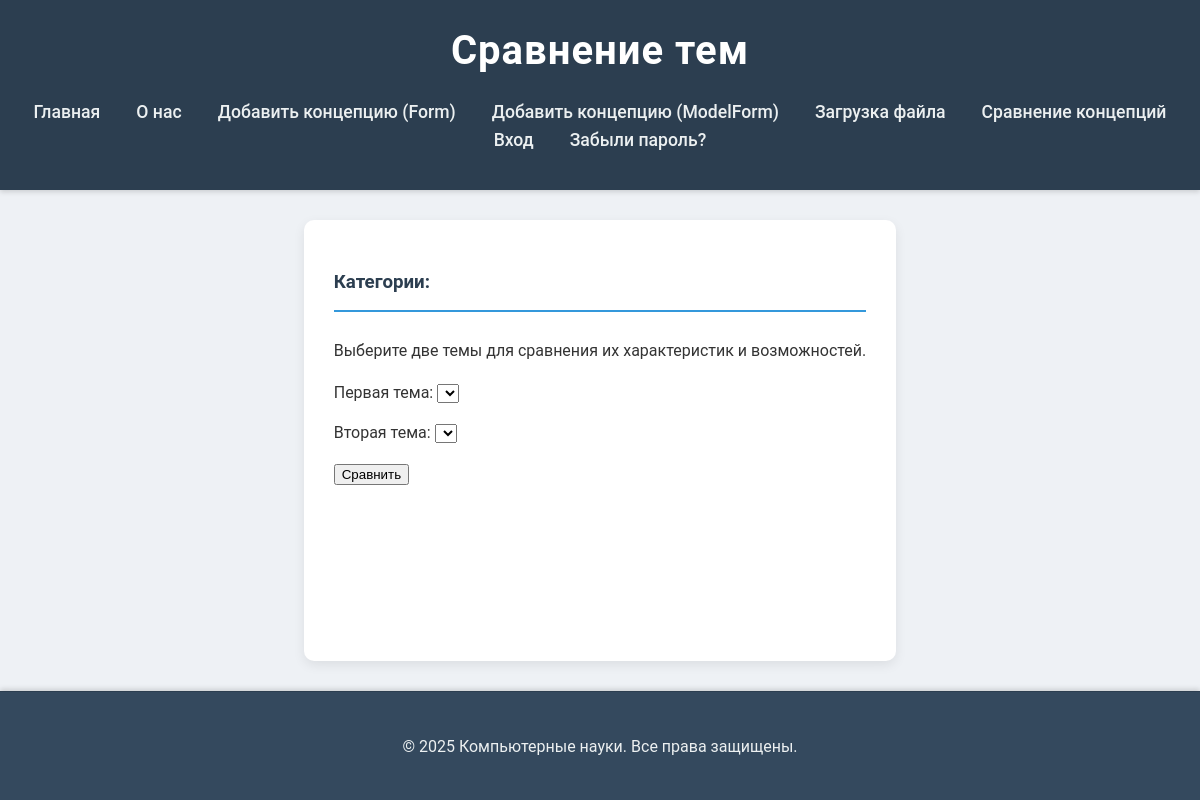
The app's page /compare/, older data.
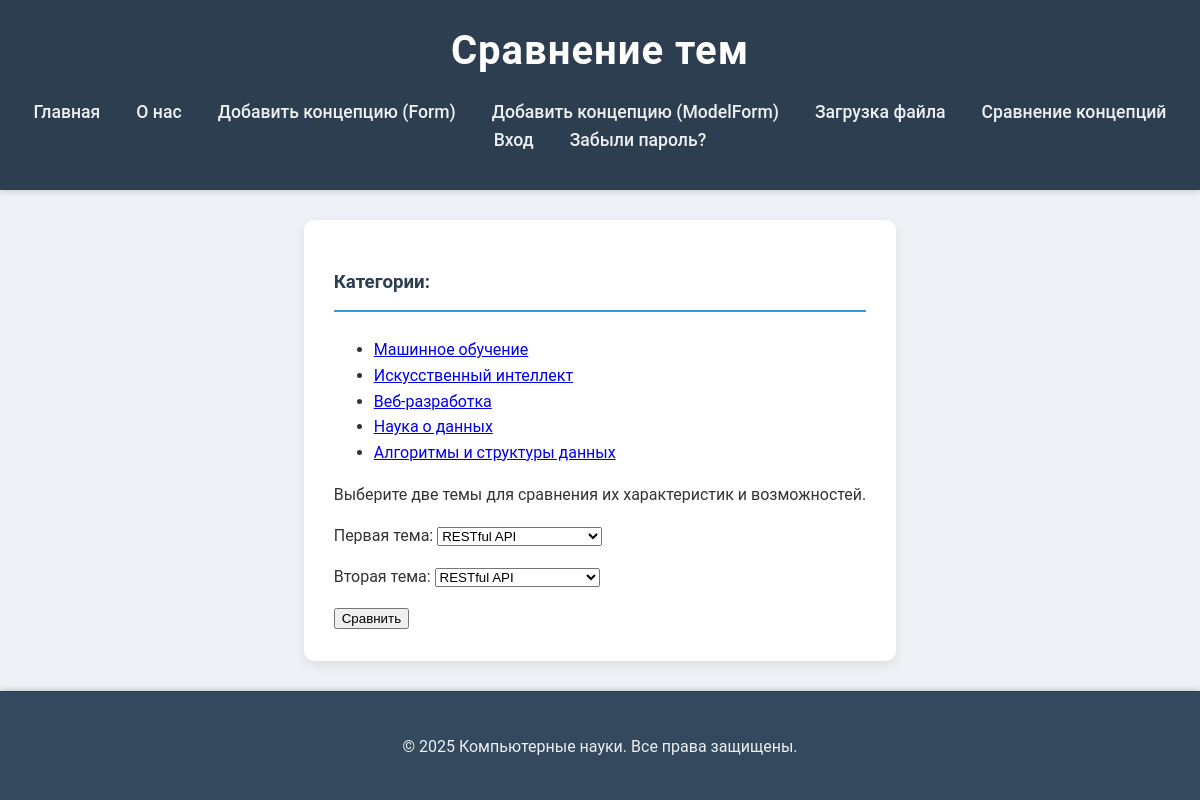
The same page, newer data.
### cs/models.py (models this page shows, shortened)
class FieldOfStudy(models.Model):
    name = models.CharField(max_length=255, verbose_name="Область науки")
    slug = models.SlugField(max_length=255, unique=True, db_index=True, verbose_name="URL")
    description = models.TextField(blank=True, verbose_name="Описание области")
    class Meta:
        verbose_name = "Область науки"
        verbose_name_plural = "Области науки"

### cs/views.py (the view)
# urls.py: path('compare/', CompareConceptsView.as_view(), name='compare'),
class CompareConceptsView(DataMixin, TemplateView):
    template_name = 'cs/compare.html'
    title = 'Сравнение концепций'
    def get_context_data(self, **kwargs):
        context = super().get_context_data(**kwargs)
        concepts = ComputerScienceConcept.published.all()
        context['concepts'] = concepts
        concept1_slug = self.request.GET.get('concept1')
        concept2_slug = self.request.GET.get('concept2')
        context['concept1_slug'] = concept1_slug
        context['concept2_slug'] = concept2_slug
        concept1 = None
        concept2 = None
        if concept1_slug:
            try:
                concept1 = ComputerScienceConcept.published.get(slug=concept1_slug)
            except ComputerScienceConcept.DoesNotExist:
                pass
        if concept2_slug:
            try:
                concept2 = ComputerScienceConcept.published.get(slug=concept2_slug)
            except ComputerScienceConcept.DoesNotExist:
                pass
        context['concept1'] = concept1
        context['concept2'] = concept2
        return context

### cs/models.py (called while the page is built)
    def get_queryset(self):
        return super().get_queryset().filter(is_published=ComputerScienceConcept.Status.PUBLISHED)

### cs/templatetags/cs_tags.py (called while the page is built)
@register.simple_tag()
def get_categories():
    return FieldOfStudy.objects.all() # Возвращаем все объекты FieldOfStudy

### cs/utils.py (called while the page is built, shortened)
    def get_context_data(self, *, object_list=None, **kwargs):
        context = super().get_context_data(object_list=object_list, **kwargs)
        context['menu'] = MENU
        if self.title:
            context['title'] = self.title
        paginator = context.get('paginator')
        page_obj = context.get('page_obj')
        return context

### cs/templates/cs/compare.html (shortened to what this page needs)
{% extends 'cs/base.html' %}
{% block heading %}Сравнение тем{% endblock %}
{% block content %}
  <p>Выберите две темы для сравнения их характеристик и возможностей.</p>
  <form method="get" action=".">
    <div style="margin-bottom: 15px;">
      <label for="concept1">Первая тема:</label>
      <select name="concept1" id="concept1">
        {% for concept in concepts %}
          <option value="{{ concept.slug }}" {% if concept1_slug == concept.slug %}selected{% endif %}>{{ concept.title }}</option>
        {% endfor %}
      </select>
    </div>
    <div style="margin-bottom: 15px;">
      <label for="concept2">Вторая тема:</label>
      <select name="concept2" id="concept2">
        {% for concept in concepts %}
          <option value="{{ concept.slug }}" {% if concept2_slug == concept.slug %}selected{% endif %}>{{ concept.title }}</option>
        {% endfor %}
      </select>
    </div>
    <button type="submit">Сравнить</button>
  </form>
{% endblock %}

### cs/templates/cs/base.html (shortened to what this page needs)
{% load static %}
{% load cs_tags %}
<!DOCTYPE html>
<html lang="ru">
<head>
  <link rel="stylesheet" href="{% static 'cs/css/styles.css' %}">
</head>
<body>
  <header>
    <h1>{% block heading %}Компьютерные науки{% endblock %}</h1>
    <nav>
      <ul>
        <li><a href="{% url 'cs:home' %}">Главная</a></li>
        <li><a href="{% url 'cs:about' %}">О нас</a></li>
        <li><a href="{% url 'cs:add_concept_custom' %}">Добавить концепцию (Form)</a></li>
        <li><a href="{% url 'cs:add_concept_model' %}">Добавить концепцию (ModelForm)</a></li>
        <li><a href="{% url 'cs:upload_file' %}">Загрузка файла</a></li>
        <li><a href="{% url 'cs:compare' %}">Сравнение концепций</a></li>
        {% if user.is_authenticated %}
          <li><a href="{% url 'users:profile' %}">Профиль</a></li>
          <li><a href="{% url 'users:logout' %}">Выход</a></li>
        {% else %}
          <li><a href="{% url 'users:login' %}">Вход</a></li>
          <li><a href="{% url 'users:password_reset' %}">Забыли пароль?</a></li>
        {% endif %}
      </ul>
    </nav>
  </header>
  <div class="container">
    <div class="categories my-3">
      <h3>Категории:</h3>
      {% get_categories as cats %}
      <ul>
        {% for cat in cats %}
          <li><a href="{% url 'cs:field_of_study_detail' field_of_study_slug=cat.slug %}">{{ cat.name }}</a></li>
        {% endfor %}
      </ul>
    </div>
    <main>
      {% block content %}{% endblock %}
    </main>
  </div>
  <footer>
    <p>&copy; 2025 Компьютерные науки. Все права защищены.</p>
  </footer>
</body>
</html>

Row changes from the older to the newer data that the page shows:
added FieldOfStudy: name "Машинное обучение"
added FieldOfStudy: name "Искусственный интеллект"
added FieldOfStudy: name "Веб-разработка"
added FieldOfStudy: name "Наука о данных"
added FieldOfStudy: name "Алгоритмы и структуры данных"
Text that changed along with them:
form field concept1: (not shown) → "RESTful API"
form field concept2: (not shown) → "RESTful API"
